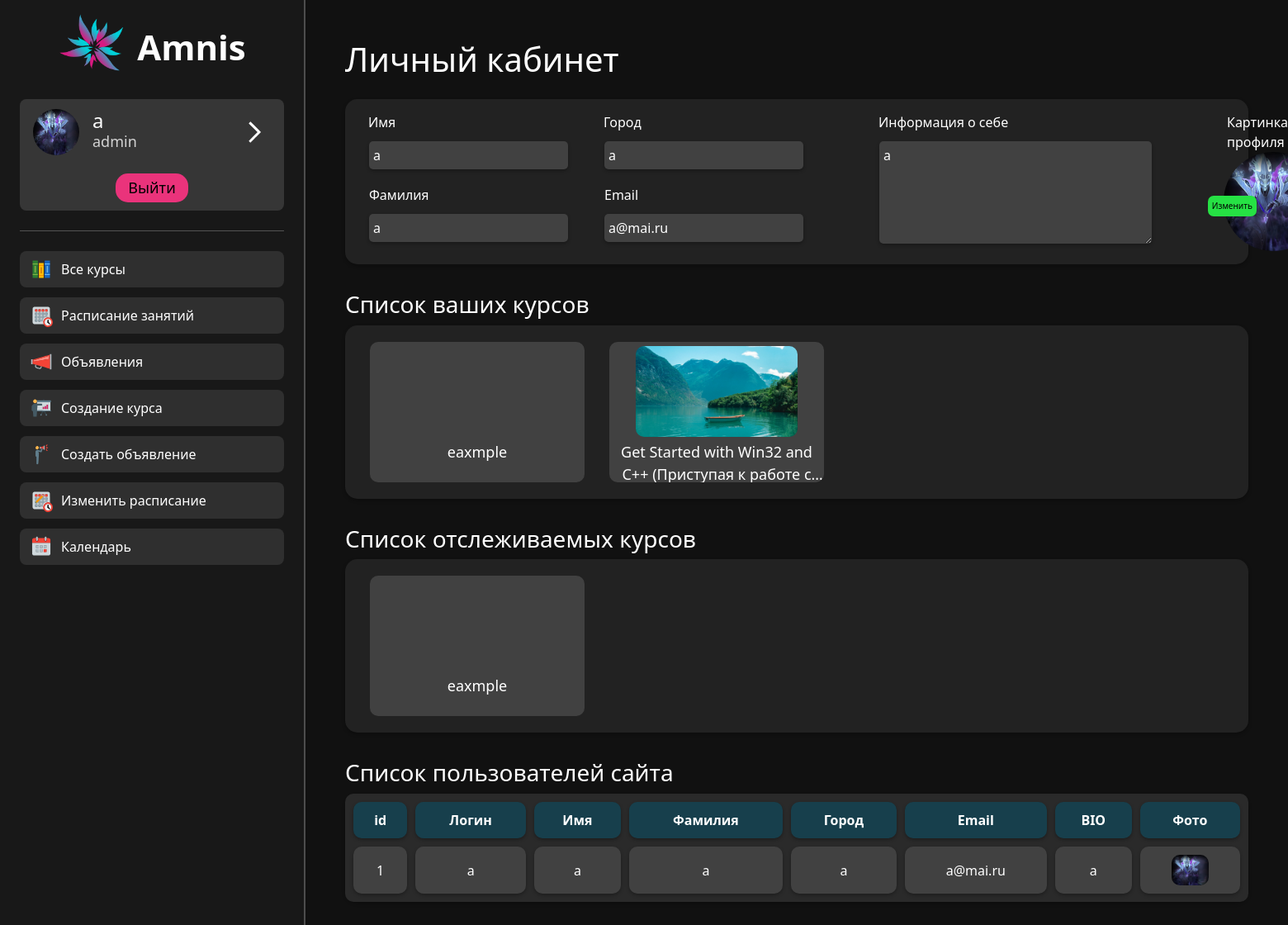
The app's page /profile (signed in) with its own data.
### main/models.py (models this page shows, shortened)
class ProfileInfo(models.Model):
    class Meta:
        verbose_name = "Профиль"
        verbose_name_plural = "Профили"
    names = ["id", "Логин", "Имя", "Фамилия", "Город", "Email", "BIO", "Фото"]
    def get_dict(self, ):
        return {'id': self.id, 0: self.login, 1: self.name, 2: self.surname,
                3: self.city, 4: self.email, 5: self.bio, 6: self.avatar}
    login = models.CharField("Login", max_length=150)
    name = models.CharField("Name", max_length=50)
    surname = models.CharField("Surname", max_length=50)
    city = models.CharField("City", max_length=50)
    email = models.EmailField("Email", max_length=50)
    bio = models.CharField("Bio", max_length=300)
    avatar = models.ImageField("Avatar", upload_to='avatars')
    course = models.ManyToManyField(Course)

class Course(models.Model):
    title = models.CharField('Title', max_length=250)
    course_image = models.ImageField('Course image', upload_to="photo_files", null=True, blank=True)
    author_id = models.ForeignKey(User, blank=True, on_delete=models.CASCADE)
    date = models.DateField('Date', blank=True, default=datetime.date(1, 1, 1))
    time_to_read = models.CharField('Time to read', max_length=50)
    description = models.CharField('Description', max_length=500)
    content = models.TextField('Content')
    class Meta:
        verbose_name = "Course"
        verbose_name_plural = "Courses"

### main/views.py (the view)
# urls.py: path('profile', views.profile, name='profile'),
def profile(request):
    user = request.user
    users_table = []
    role = get_role(request.user)
    ava = get_ava(request.user)
    if not user.is_authenticated:
        return redirect('introduce')
    for row in ProfileInfo.objects.all():
        users_table.append(row.get_dict())
    model = ProfileInfo.objects.filter(login=user)[0]
    all_users = ProfileInfo.objects.all()
    subscribed_courses = model.course.all()
    created_courses = Course.objects.filter(author_id=user)
    if request.method == 'POST':
        form = ProfileInfoForm(request.POST, request.FILES)
        form_without_avatar = ProfileInfoFormWithoutAvatar(request.POST)
        if form.is_valid():
            editing_model = ProfileInfo.objects.filter(login=user)[0]
            try:
                ProfileInfo(avatar=request.FILES['avatar'])
                for field in form._meta.fields:
                    setattr(editing_model, field, form.cleaned_data.get(field))
            except:
                for field in form_without_avatar._meta.fields:
                    setattr(editing_model, field, form.cleaned_data.get(field))
            editing_model.save()
            return redirect('/profile')
    else:
        form = ProfileInfoForm()
    return render(request, 'main/profile.html', {'name': model.name,
                                                 'surname': model.surname,
                                                 'city': model.city,
                                                 'email': model.email,
                                                 'bio': model.bio,
                                                 'avatar': model.avatar,
                                                 'form': form,
                                                 'subscribed_courses': subscribed_courses,
                                                 'created_courses': created_courses,
                                                 'all_users': all_users,
                                                 'role': role, 'ava': ava,
                                                 'users_table': users_table,
                                                 'users_table_names': ProfileInfo.names})

### main/templates/main/profile.html (shortened to what this page needs)
{% load static %}
<!doctype html>
<html lang="en">
<head>
    <link rel="stylesheet" href="https://cdn.jsdelivr.net/npm/bootstrap@5.2.3/dist/css/bootstrap.min.css">
    <link rel="stylesheet" href="https://cdn.jsdelivr.net/npm/bootstrap-icons@1.10.2/font/bootstrap-icons.css">
    <link rel="stylesheet" href="{% static 'main/css/common.css'%}">
    <link rel="stylesheet" href="{% static 'main/css/profile.css'%}">
    <link rel="stylesheet" href="{% static 'main/css/table_show.css'%}">
</head>
<body>
    {% include 'main/navigation.html' %}
    <div class="aside_container">
        <div class="main_div">
            <h1 class="h1_profile_header">
                Личный кабинет
            </h1>
            <div id="profile_block" class="common_form up_container">
                <form method="post" enctype="multipart/form-data" id="profile_form">
                    <div class="profile_form">
                        <div>
                            <div class="label_field">Имя</div>
                            <div class="input_fields"> <input type="text" name="name" placeholder="Введите имя..." class="common_form_input_field" value="{{name}}"> </div>
                            <div class="text_fields">Фамилия</div>
                            <div class="input_fields"> <input type="text" name="surname" placeholder="Введите фамилию..." class="common_form_input_field" value="{{surname}}"></div>
                        </div>
                        <div id="city_email_block">
                            <div class="label_field">Город</div>
                            <div class="input_fields"> <input type="text" name="city" placeholder="Введите город..." class="common_form_input_field" value="{{city}}"></div>
                            <div class="text_fields">Email</div>
                            <div class="input_fields"> <input type="email" name="email" placeholder="Введите email..." class="common_form_input_field" value="{{email}}"></div>
                        </div>
                        <div id="about_block">
                            <div class="label_field">Информация о себе</div>
                            <div class="input_fields"> <textarea rows="5" cols="33" name="bio" placeholder="Расскажите о себе..." class="common_form_input_field bio_textarea_size">{{bio}}</textarea></div>
                        </div>
                        <div class="input_avatar_image">
                            <div class="label_field">Картинка профиля</div>
                            <label class="input-file">
                                <span>Изменить</span>
                            </label>
                        </div>
                    </div>
                </form>
            </div>
        </div>
        {% if role == 'admin' or role == 'author' %}
        <h3 class="heading">
            Список ваших курсов
        </h3>
        <div class="common_form down_container">
            {% for c in created_courses %}
            <div class="course_info">
                <a class="link_to_course" href="/course/{{c.id}}">
                <div class="link_div">
                    <div class="div_course_image"><img class="course_image" src="{{c.course_image.url}}" alt=""></div>
                    <p class="course_text">{{c.title}}</p>
                </div>
                </a>
            </div>
            {% endfor %}
        </div>
        {%endif%}
        <h3 class="heading">
            Список отслеживаемых курсов
        </h3>
        <div class="common_form down_container">
            {% for c in subscribed_courses %}
                <div class="course_info">
                    <a class="link_to_course" href="/course/{{c.id}}">
                    <div class="link_div">
                        <div class="div_course_image"><img class="course_image" src="{{c.course_image.url}}" alt=""></div>
                        <p class="course_text">{{c.title}}</p>
                    </div>
                    </a>
                </div>
            {% endfor %}
        </div>
        {% if role == 'admin'%}
            <h3 class="heading">
                Список пользователей сайта
            </h3>
            <div class="common_form down_container">
                <table class="data_table">
                    <tr>
                        {% for name in users_table_names %}
                            <th class="table_head">{{name}}</th>
                        {% endfor %}
                    </tr>
                    {% for row in users_table %}
                        <tr>
                            {% for key, value in row.items %}
                                {% if key == 6 %}
                                    <td class="table_data">
                                        <img class="avatar_in_table" src="media/{{value}}" alt="">
                                    </td>
                                {% else %}
                                    <td class="table_data">{{value}}</td>
                                {% endif %}
                            {% endfor %}
                        </tr>
                    {% endfor %}
                </table>
            </div>
        {% endif %}
    </div>
</body>
</html>

### main/templates/main/navigation.html (shortened to what this page needs)
{% load static %}
<aside class="navigation_sidebar">
    <link rel="stylesheet" href="{% static 'main/css/navigation.css'%}">
    <a href="/" style="color: white; text-decoration: none;">
        <div id="logo_holder">
            <img src="{% static 'main/img/logo.png' %}" alt="logo">
            <span id="logo_desc">Amnis</span>
        </div>
    </a>
    {% if user.is_authenticated %}
        <div id="user_card">
            <div id="user_preview">
                <div class="user_info_and_ava">
                    <img id="ava" src="/media/{{ava}}">
                    <div id="user_info">
                        <h4 id="user_id">{{user}}</h4>
                        <h5 id="user_role">{{role}}</h5>
                    </div>
                </div>
                <a id="to_profile" href="{% url 'profile' %}"><img id="to_profile_img" src="/static/main/img/arrow.svg"></a>
            </div>
            <a id="logout" href="{% url 'logout' %}">Выйти</a>
        </div>
    {% endif %}
    <hr>
    <div class="navigation_list">
        <a class="navigation_list_ref" href="{% url 'all_courses' %}">
            <div class="nav_list_sect">
                <img class="nav_sect_img" src="/static/main/img/all_courses.svg">
                <div class="nav_sect_label">Все курсы</div>
            </div>
        </a>
        <a class="navigation_list_ref" href="{% url 'timetable' %}">
            <div class="nav_list_sect">
                <img class="nav_sect_img" src="/static/main/img/timetable.svg">
                <div class="nav_sect_label">Расписание занятий</div>
            </div>
        </a>
        <a class="navigation_list_ref" href="{% url 'announcements' %}">
            <div class="nav_list_sect">
                <img class="nav_sect_img" src="/static/main/img/announcements.svg">
                <div class="nav_sect_label">Объявления</div>
            </div>
        </a>
        <a class="navigation_list_ref" href="{% url 'course_change' command='add' course_id=0 %}">
            <div class="nav_list_sect">
                <img class="nav_sect_img" src="/static/main/img/course_create.svg">
                <div class="nav_sect_label">Создание курса</div>
            </div>
        </a>
        <a class="navigation_list_ref" href="{% url 'announcements_create' %}">
            <div class="nav_list_sect">
                <img class="nav_sect_img" src="/static/main/img/announcements_create.svg">
                <div class="nav_sect_label">Создать объявление</div>
            </div>
        </a>
        <a class="navigation_list_ref" href="{% url 'timetable_edit' %}">
            <div class="nav_list_sect">
                <img class="nav_sect_img" src="/static/main/img/edit_timetable.svg">
                <div class="nav_sect_label">Изменить расписание</div>
            </div>
        </a>
        <a class="navigation_list_ref" href="{% url 'schedule' month=0 year=0 %}">
            <div class="nav_list_sect">
                <img class="nav_sect_img" src="/static/main/img/schedule.svg">
                <div class="nav_sect_label">Календарь</div>
            </div>
        </a>
    </div>
</aside>

### records on screen
ProfileInfo: avatar (picture), email "a@mai.ru", row "a@mai.ru"
Course: title "eaxmple"
Course: course_image (picture), title "Get Started with Win32 and C++ (Приступая к работе…"

### other values on screen
{{ user }} "a"
{{ role }} "admin"
{{ name }} "id" "Логин" "Имя" "Фамилия" "Город" "Email" "BIO" "Фото"
{{ value }} "1" "a" "a" "a" "a" "a"
